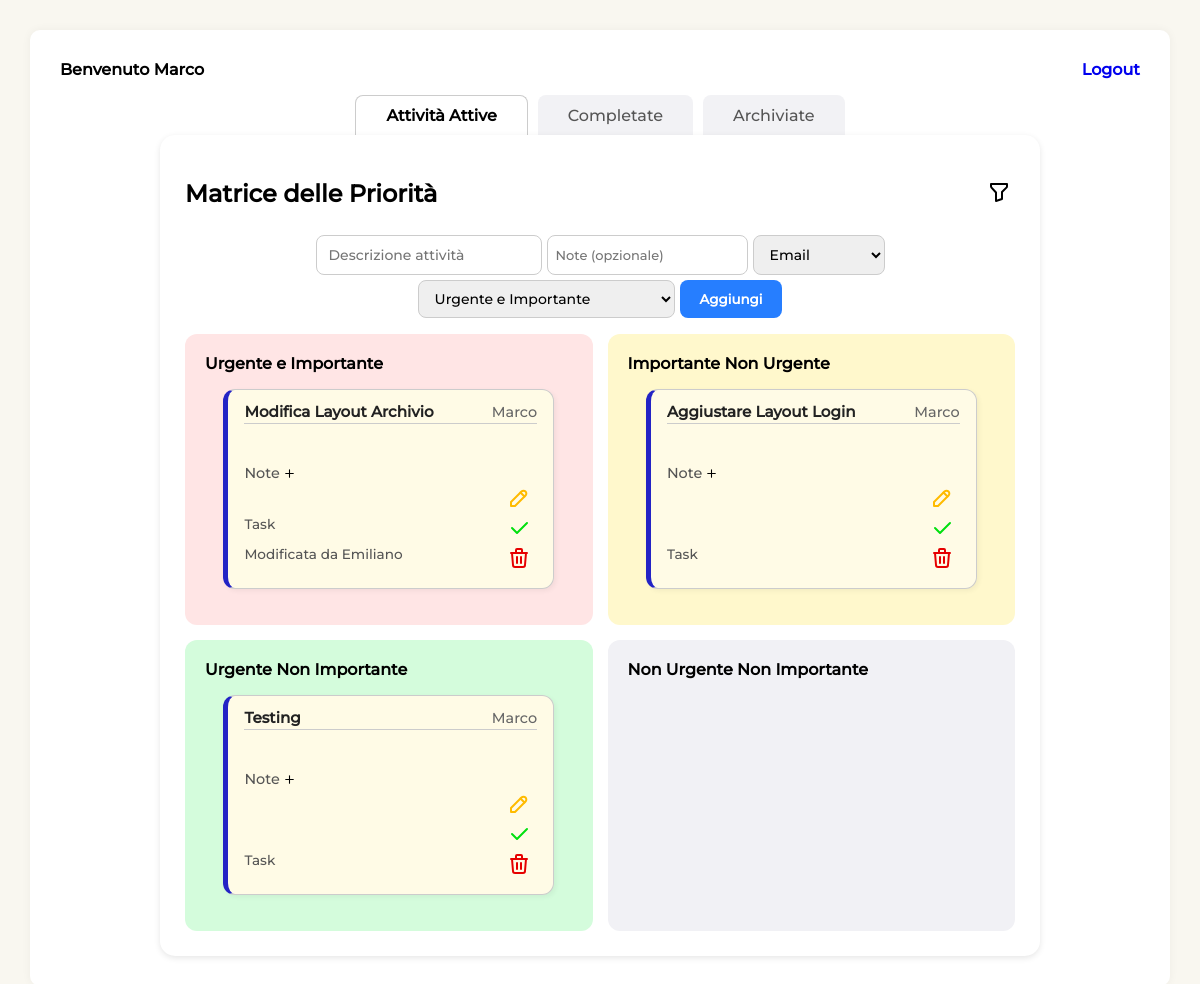
/home/ (signed in), run on the app's committed database.
### sbk_app/models.py (models this page shows, shortened)
class Task(models.Model):
    TIPO_CHOICES = [
        ('Email', 'Email'),
        ('Telefono', 'Telefono'),
        ('Documento', 'Documento'),
        ('Call', 'Call'),
        ('Task', 'Task'),
        ('Decisione', 'Decisione'),
    ]
    PRIORITA_CHOICES = [
        ('UI', 'Urgente e Importante'),
        ('IN', 'Importante Non Urgente'),
        ('UN', 'Urgente Non Importante'),
        ('NN', 'Non Urgente Non Importante'),
    ]
    descrizione = models.CharField(max_length=25)
    tipo = models.CharField(max_length=20, choices=TIPO_CHOICES)
    priorita = models.CharField(max_length=2, choices=PRIORITA_CHOICES)
    creatore = models.ForeignKey(User, on_delete=models.CASCADE)
    modificato_da = models.ForeignKey(User, on_delete=models.SET_NULL, null=True, blank=True, related_name='tasks_modifica')
    assegnato_a = models.ForeignKey(User, null=True, blank=True, on_delete=models.SET_NULL, related_name="task_assegnate")
    completata = models.BooleanField(default=False)
    archiviata = models.BooleanField(default=False)
    data_creazione = models.DateField(null=True, blank=True)
    data_completamento = models.DateField(null=True, blank=True)
    data_archiviazione = models.DateField(null=True, blank=True)
    note = models.TextField(blank=True, null=True)

### sbk_app/views.py (the view, shortened to what this page needs)
# urls.py: path('home/', include('sbk_app.urls')),
@login_required(login_url='/accounts/login/')
def home(request):
    user = request.user
    assegnato_user = None
    oggi = timezone.now().date()
    if user.is_superuser:
        tasks_ui = Task.objects.filter(priorita='UI', completata=False)
        tasks_in = Task.objects.filter(priorita='IN', completata=False)
        tasks_un = Task.objects.filter(priorita='UN', completata=False)
        tasks_nn = Task.objects.filter(priorita='NN', completata=False)
        completate = Task.objects.filter(completata=True, archiviata=False, data_completamento=oggi)
        storico_tasks = Task.objects.filter(completata=True, archiviata=True).order_by('-data_archiviazione')
        utenti = User.objects.all()
    else:
        filtro = Q(creatore=user) | Q(assegnato_a=user)
        tasks_ui = Task.objects.filter(filtro, priorita='UI', completata=False)
        tasks_in = Task.objects.filter(filtro, priorita='IN', completata=False)
        tasks_un = Task.objects.filter(filtro, priorita='UN', completata=False)
        tasks_nn = Task.objects.filter(filtro, priorita='NN', completata=False)
        completate = Task.objects.filter(filtro, completata=True, archiviata=False, data_completamento=oggi)
        storico_tasks = Task.objects.filter(filtro, completata=True, archiviata=True).order_by('-data_archiviazione')
        utenti = None
    context = {
        'tasks_ui': tasks_ui,
        'tasks_in': tasks_in,
        'tasks_un': tasks_un,
        'tasks_nn': tasks_nn,
        'completate': completate,
        'utenti': utenti,
        'storico_tasks': storico_tasks,
    }
    return render(request, "home.html", context)

### sbk_app/templates/home.html (shortened to what this page needs)
{% load static %}
<!DOCTYPE html>
<html lang="it">
<head>
  <link rel="stylesheet" href="{% static 'style.css' %}">
</head>
<body>
  <div class="container">
    {% if user.is_authenticated %}
    <div class="header" id="header" data-logged="{{user.username}}">
      <h3>Benvenuto {{ user.username }}</h3>
      <h3><a href="{% url 'logout' %}">Logout</a></h3>
    </div>
    {% endif %}
    <div class="tabs" id="tabs">
      <button class="tab active" type="button" data-tab="attive">Attività Attive</button>
      <button class="tab" type="button" data-tab="completate">Completate</button>
      <button class="tab" type="button" data-tab="storico">Archiviate</button>
    </div>
    <div class="card tab-content active" id="attive">
      <div class="task-filter-bar">
        <h2>Matrice delle Priorità </h2>
        <div class="dropdown">
          <button id="filterToggle" class="dropbtn" aria-haspopup="true" aria-expanded="false">
            <img src="{% static 'icone/filter.svg' %}" alt="Filtri" style="width: 24px; height: 24px;">
          </button>
        </div>
      </div>
      <form method="POST" class="input-group" id="input-group">
        <input maxlength="25" title="Max 25 caratteri" type="text" name="descrizione" id="descrizione"
          placeholder="Descrizione attività">
        <textarea name="note" id="note" placeholder="Note (opzionale)" rows="3"></textarea>
        <select name="tipo" id="tipo" title="Tipo di Task" required>
          <option value="Email">Email</option>
        </select>
        <select name="priorita" id="priorita" title="Priorità" required>
          <option value="UI">Urgente e Importante</option>
        </select>
        <button type="submit" class="add-button" id="form-button">Aggiungi</button>
      </form>
      <div class="priority-grid">
        <div class="priority urgent-important" data-priority-code="UI">
          <h3>Urgente e Importante</h3>
          <div class="task-list">
            {% for task in tasks_ui %}
            <div class="task-card" data-task-id={{task.id}} data-priorita="{{ task.priorita }}"
              data-creazione="{{ task.data_creazione|date:'d/m/Y' }}" data-user="{{task.creatore.username}}">
              <div class="task-header">
                <div class="task-title">{{ task.descrizione }}</div>
                <div class="task-creator">{{ task.creatore.username }}</div>
              </div>
              {% if task.note %}
              <div class="collapsible-note-container">
                <div class="note-header">
                  <h4 class="collapsible-note-trigger">Note</h4>
                </div>
              </div>
              {% endif %}
              <div class="task-details">
                <div class="task-type">
                  <div class="task-pie">
                    <p> {{ task.tipo }}</p>
                    {% if task.modificato_da and task.modificato_da.username != task.creatore.username %}
                    <p class="task-info">Modificata da {{ task.modificato_da.username }}</p>
                    {% endif %}
                  </div>
                </div>
                <div class="task-actions">
                  <button class="edit-task" data-task-id="{{ task.id }}" data-tipo="{{ task.tipo }}"
                    data-priorita="{{ task.priorita }}" title="Modifica"> <img
                      src="{% static 'icone/pencil.svg' %}" /></button>
                  <button class="complete-task" data-task-id="{{ task.id }}" title="Completa"> <img
                      src="{% static 'icone/check.svg' %}" /></button>
                  <button class="delete-task" data-task-id="{{ task.id }}" title="Elimina"> <img
                      src="{% static 'icone/trash.svg' %}" /></button>
                </div>
              </div>
            </div>
            {% endfor %}
          </div>
        </div>
        <div class="priority important-not-urgent" data-priority-code="IN">
          <h3>Importante Non Urgente</h3>
          <div class="task-list">
            {% for task in tasks_in %}
            <div class="task-card" data-task-id={{task.id}} data-priorita="{{ task.priorita }}"
              data-creazione="{{ task.data_creazione|date:'d/m/Y' }}" data-user="{{task.creatore.username}}">
              <div class="task-header">
                <div class="task-title">{{ task.descrizione }}</div>
                <div class="task-creator">{{ task.creatore.username }}</div>
              </div>
              {% if task.note %}
              <div class="collapsible-note-container">
                <div class="note-header">
                  <h4 class="collapsible-note-trigger">Note</h4>
                </div>
              </div>
              {% endif %}
              <div class="task-details">
                <div class="task-type">
                  <div class="task-pie">
                    <p> {{ task.tipo }}</p>
                  </div>
                </div>
                <div class="task-actions">
                  <button class="edit-task" data-task-id="{{ task.id }}" data-tipo="{{ task.tipo }}"
                    data-priorita="{{ task.priorita }}" title="Modifica"> <img
                      src="{% static 'icone/pencil.svg' %}" /></button>
                  <button class="complete-task" data-task-id="{{ task.id }}" title="Completa"> <img
                      src="{% static 'icone/check.svg' %}" /></button>
                  <button class="delete-task" data-task-id="{{ task.id }}" title="Elimina"> <img
                      src="{% static 'icone/trash.svg' %}" /></button>
                </div>
              </div>
            </div>
            {% endfor %}
          </div>
        </div>
        <div class="priority urgent-not-important" data-priority-code="UN">
          <h3>Urgente Non Importante</h3>
          <div class="task-list">
            {% for task in tasks_un %}
            <div class="task-card" data-task-id={{task.id}} data-priorita="{{ task.priorita }}"
              data-creazione="{{ task.data_creazione|date:'d/m/Y' }}" data-user="{{task.creatore.username}}">
              <div class="task-header">
                <div class="task-title">{{ task.descrizione }}</div>
                <div class="task-creator">{{ task.creatore.username }}</div>
              </div>
              {% if task.note %}
              <div class="collapsible-note-container">
                <div class="note-header">
                  <h4 class="collapsible-note-trigger">Note</h4>
                </div>
              </div>
              {% endif %}
              <div class="task-details">
                <div class="task-type">
                  <div class="task-pie">
                    <p> {{ task.tipo }}</p>
                  </div>
                </div>
                <div class="task-actions">
                  <button class="edit-task" data-task-id="{{ task.id }}" data-tipo="{{ task.tipo }}"
                    data-priorita="{{ task.priorita }}" title="Modifica"> <img
                      src="{% static 'icone/pencil.svg' %}" /></button>
                  <button class="complete-task" data-task-id="{{ task.id }}" title="Completa"> <img
                      src="{% static 'icone/check.svg' %}" /></button>
                  <button class="delete-task" data-task-id="{{ task.id }}" title="Elimina"> <img
                      src="{% static 'icone/trash.svg' %}" /></button>
                </div>
              </div>
            </div>
            {% endfor %}
          </div>
        </div>
        <div class="priority not-urgent-not-important" data-priority-code="NN">
          <h3>Non Urgente Non Importante</h3>
        </div>
      </div>
    </div>
</body>
</html>

### data on the page
Task: descrizione "Modifica Layout Archivio", creatore.username "Marco", tipo "Task", modificato_da.username "Emiliano"
Task: descrizione "Aggiustare Layout Login", creatore.username "Marco", tipo "Task"
Task: descrizione "Testing", creatore.username "Marco", tipo "Task"

### other printed values
{{ user.username }} "Marco"
